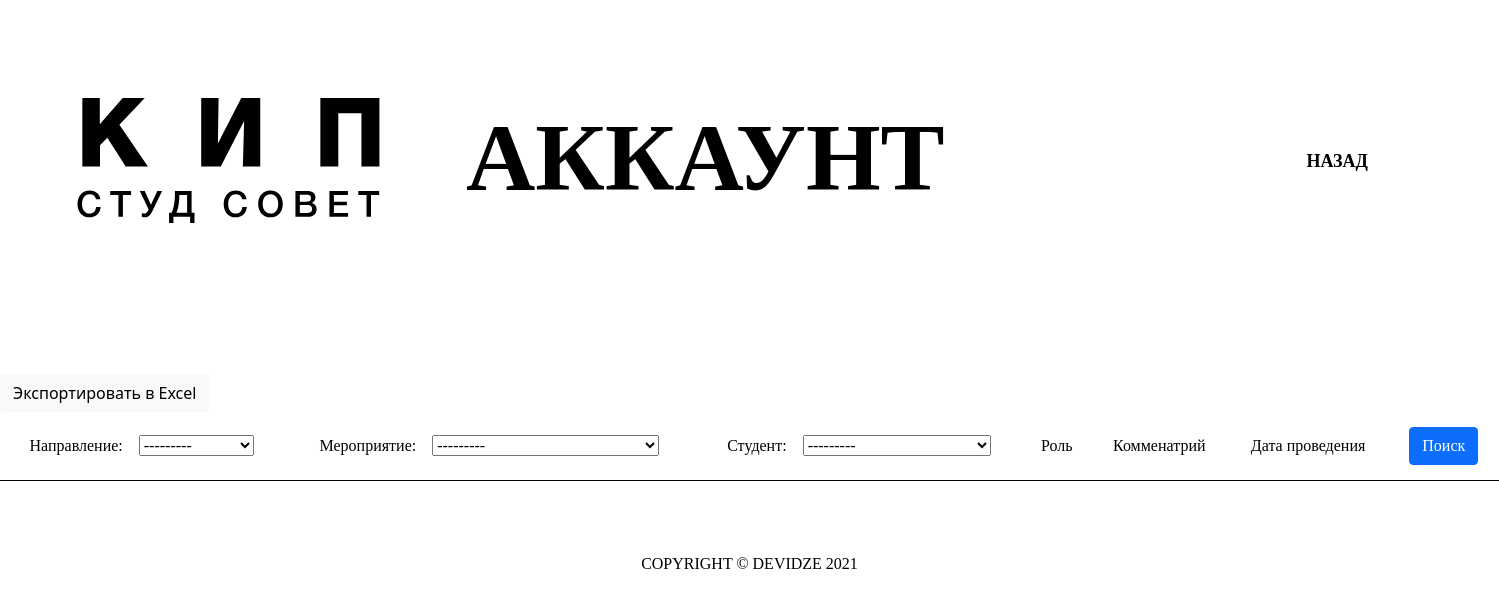
The app's page /admin_table/ (signed in), older data.
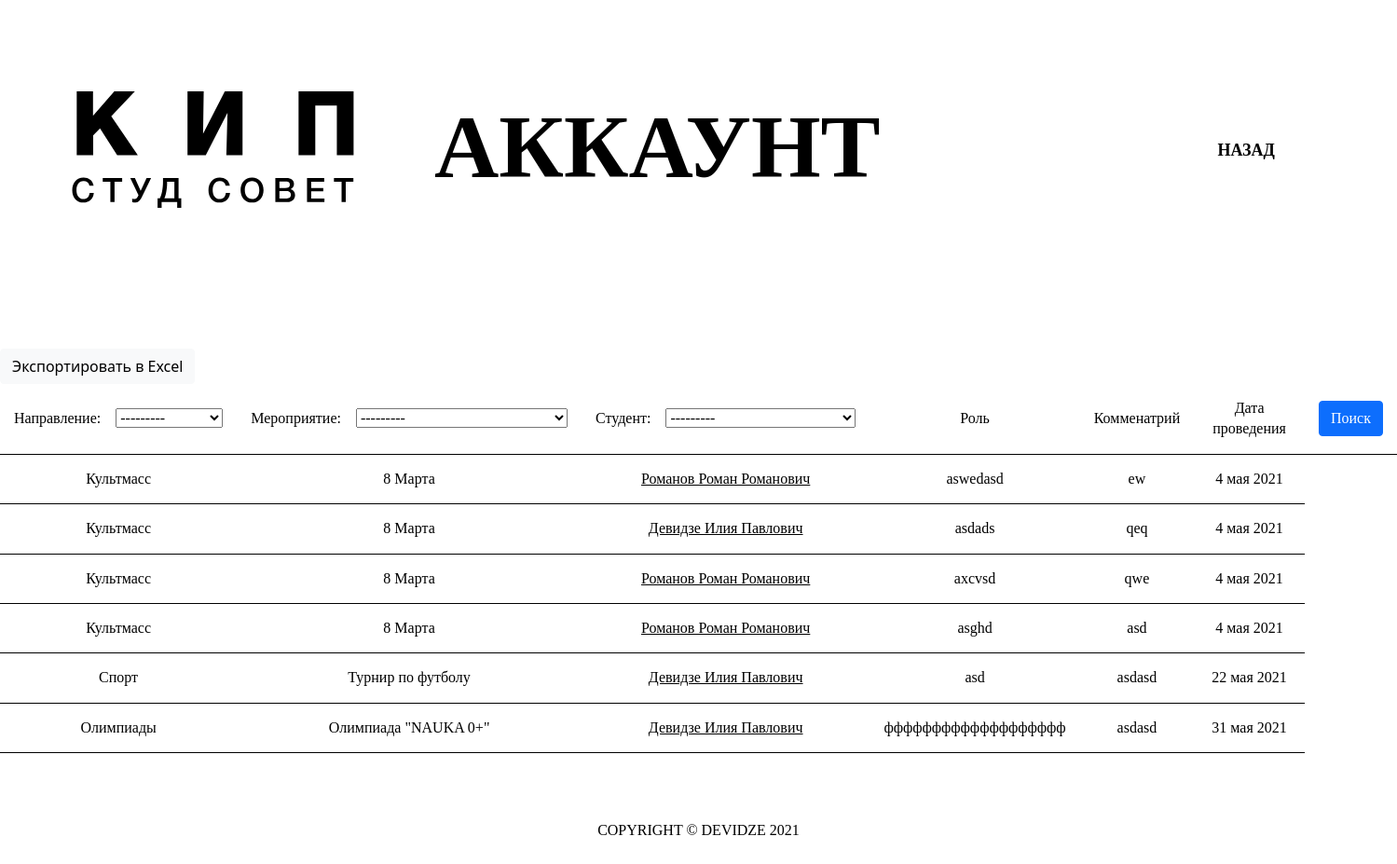
The same page, newer data.
### accounts/models.py (models this page shows, shortened)
class Event(models.Model):
    tags        = models.ForeignKey(Tag, null=True, on_delete=models.SET_NULL)
    name        = models.CharField(max_length=200, null=True)
    date        = models.DateField(null=True)
    def __str__(self):
        return self.name

class Tag(models.Model):
    name        = models.CharField(max_length=200, null=True)
    def __str__(self):
        return self.name

class Member(models.Model):
    user        = models.ForeignKey(Student, null=True, on_delete=models.SET_NULL)
    event       = models.ForeignKey(Event, null=True, on_delete=models.SET_NULL)
    role        = models.CharField(max_length=200, blank = True, null=True)
    comment     = models.CharField(max_length=200, blank = True, null=True)

class Student(models.Model):
    user        = models.OneToOneField(User, null=True, on_delete=models.CASCADE)
    group       = models.ForeignKey(Company, null=True, on_delete=models.SET_NULL)
    fio         = models.CharField(max_length=200, null=True)
    phone       = models.CharField(max_length=200, null=True)
    birthday    = models.DateField(null=True)
    profile_pic = models.ImageField(default='avatar.png', null=True, blank=True)
    vk_url      = models.CharField(max_length=200, blank=True, null=True)
    instagram_url   = models.CharField(max_length=200, blank=True, null=True)
    date_created= models.DateTimeField(auto_now_add=True, null=True)
    def __str__(self):
        return str(self.fio)

### accounts/views.py (the view)
# urls.py: path('admin_table/', views.adminTable, name="admin_table"),
def adminTable(request):
    account = request.user.student
    events = Event.objects.all()
    members = Member.objects.all()
    myFilterEvent = AdminEventMemberFilter(request.GET, queryset = events)
    myFilterMember = AdminMemberFilter(request.GET, queryset = members)
    events = myFilterEvent.qs
    members = myFilterMember.qs
    context = {
        'account':account,
        'events':events, 'members':members,
        'myFilterEvent':myFilterEvent, 'myFilterMember':myFilterMember
    }
    return render(request, 'accounts/auth/admin/admin_table.html', context)

### accounts/templates/accounts/auth/admin/admin_table.html (shortened to what this page needs)
{% extends 'accounts/auth/main_user.html' %}
{% load static %}
{% block content %}
<div class="container-fluid header-user">
    <section class="header row">
        <nav class="navbar navbar-expand-xl navbar-light">
            <div class="container-fluid header-navs">
                <a class="navbar-brand" href="{% url 'main' %}"><img class="header-logo"
                        src="{% static '/images/logo.svg' %}" alt="logo"></a>
                <div class="collapse navbar-collapse" id="navbarSupportedContent">
                    <h1>
                        <div class="promo-header" style="margin-left: 10vh;">Аккаунт</div>
                    </h1>
                    <ul class="navbar-nav me-auto mb-2 mb-lg-0 nav-items">
                        <li class="nav-item">
                            <a class="nav-link" href="{% url 'main_user' %}">Назад</a>
                        </li>
                    </ul>
                </div>
            </div>
        </nav>
    </section>
</div>
</div>
<button class="btn btn-light" onclick="exportTableToExcel('tblData', 'Мероприятия и участники')">Экспортировать в Excel</button>
<table id="tblData">
    <form method="get">
        <tr>
            <th>Направление:&nbsp&nbsp&nbsp&nbsp{{myFilterEvent.form.tags}}</th>
            <th>Мероприятие:&nbsp&nbsp&nbsp&nbsp{{myFilterMember.form.event}}</th>
            <th>Студент:&nbsp&nbsp&nbsp&nbsp{{myFilterMember.form.user}}</th>
            <th>Роль</th>
            <th>Комменатрий</th>
            <th>Дата проведения</th>
            <th><button class="btn btn-primary" type="submit">Поиск</button></th>
        </tr>
        {% for event in events %}
        {% for member in members %}
        {% if member.event == event %}
        <tr>
            <td>{{event.tags}}</td>
            <td>{{event.name}}</td>
            {% if member.user == account %}
            <td><a class="field_fio" href="{% url 'main_user' %}">{{member.user}}</a></td>
            {% else %}
            <td><a class="field_fio" href="{% url 'admin_lookuser' member.user %}">{{member.user}}</a></td>
            {% endif %}
            <td>{{member.role}}</td>
            <td>{{member.comment}}</td>
            <td>{{event.date}}</td>
        </tr>
        {% endif %}
        {% endfor %}
        {% endfor %}
    </form>
</table>
<br>
<br>
<br>
{% endblock content %}

Row changes from the older to the newer data that the page shows:
now on this page (row unchanged): Event: tags "Культмасс", name "8 Марта", date "4 мая 2021"
added Member: user "Романов Роман Романович", role "aswedasd", comment "ew"
added Member: user "Девидзе Илия Павлович", role "asdads", comment "qeq"
added Member: user "Романов Роман Романович", role "axcvsd", comment "qwe"
added Member: user "Романов Роман Романович", role "asghd", comment "asd"
now on this page (row unchanged): Event: tags "Спорт", name "Турнир по футболу", date "22 мая 2021"
added Member: user "Девидзе Илия Павлович", role "asd", comment "asdasd"
now on this page (row unchanged): Event: tags "Олимпиады", name "Олимпиада \"NAUKA 0+\"", date "31 мая 2021"
added Member: user "Девидзе Илия Павлович", role "ффффффффффффффффффф", comment "asdasd"
